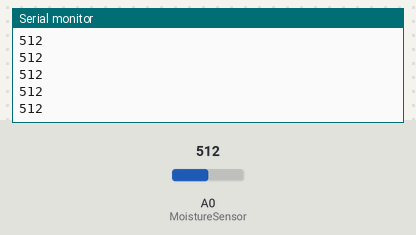
The sketch below on a simulated Arduino Uno, built with avr-gcc and run on an emulated ATmega328P. On the bench: the last lines printed to the serial monitor. The test bench sets the inputs (shaded band); at power-on: A0 (MoistureSensor) = 512.

Above: at 1.2 s.
1.3 s: A0 (MoistureSensor) set to 716
At 1.61 s:
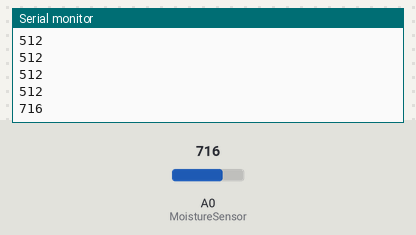
2.8 s: A0 (MoistureSensor) set to 900
At 2.81 s:
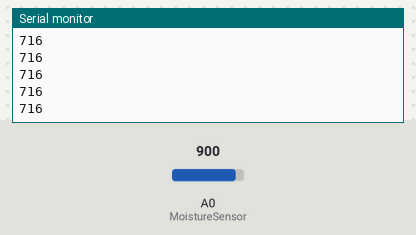
Timing chart, 0 to 5.8 s (numbered marks = the images above; inputs shaded):
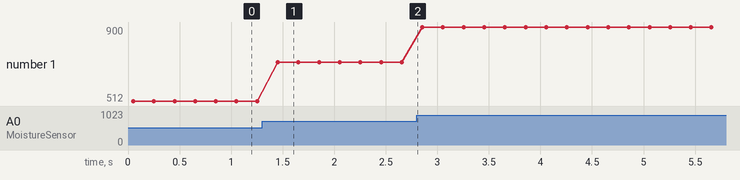

Measured:
- after the input at 1.3 s, the serial monitor: prints a new line after 0.15 s (image 1)
- plotted number 1: 512 → 716 after the input at 1.3 s, 716 → 900 after the input at 2.8 s

The sketch:

soilMostouirSensor.ino
```cpp
#define MoistureSensorVCCpin 7
#define MoistureSensor A0

void readSoilMoisture(){
  digitalWrite(MoistureSensorVCCpin, HIGH);
  delay(50);
  int sensorValue = analogRead(MoistureSensor);
  Serial.println(sensorValue);
  delay(50);
  digitalWrite(MoistureSensorVCCpin, LOW);
}
void setup() {
  pinMode(MoistureSensorVCCpin, OUTPUT);
  digitalWrite(MoistureSensorVCCpin, HIGH);
  pinMode(MoistureSensor,INPUT);

  Serial.begin(9600);
}
void loop() {
  readSoilMoisture();
  delay(100);
}
```
